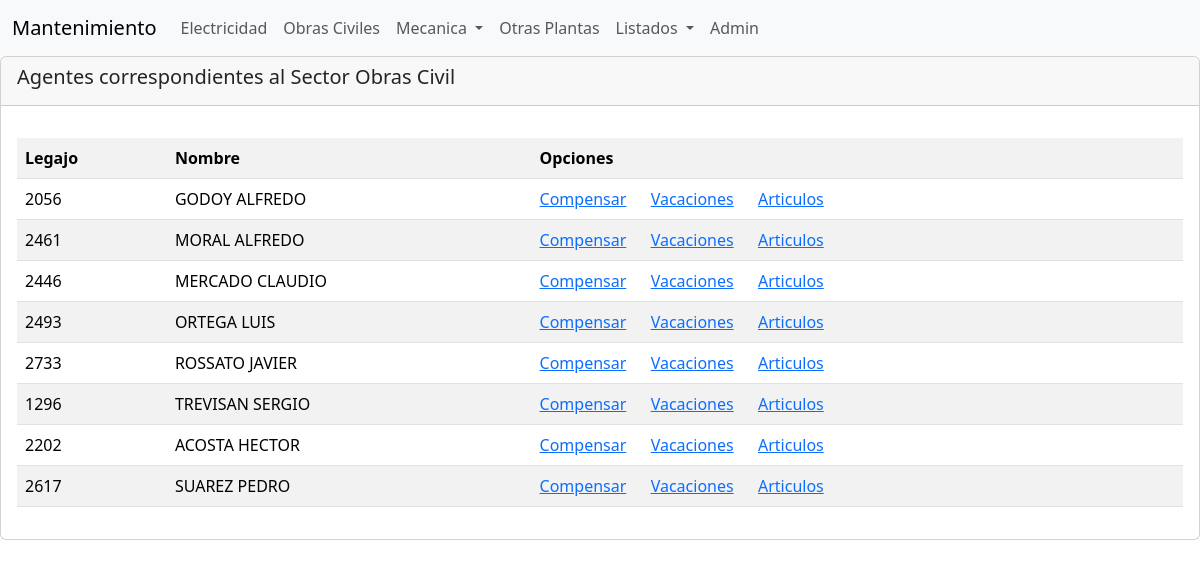
Page /obraCivil on the committed database.
### Agentes/models.py (models this page shows, shortened)
class Agente(models.Model):
    legajo = models.CharField(primary_key=True, max_length=4)
    nombre = models.CharField(max_length=50)
    area = models.ForeignKey(Area,null=True,blank=True,on_delete=models.CASCADE)

### Agentes/views.py (the view)
# urls.py: path('obraCivil', views.obraCivil),
def obraCivil(request):
    listagentes = Agente.objects.filter(area=9)
    return render(request, "obraCivil.html", {"agentes":listagentes})

### Agentes/Templates/obraCivil.html
{% extends "./base.html" %}
{% block content %}
        <h5>Agentes correspondientes al Sector Obras Civil</h5>
{% endblock %}
{% block body %}
  <div class="d-flex justify-content-center">
    <table class="table table-striped">
        <tr >
          <th>Legajo</th>
          <th>Nombre</th>
          <th>Opciones</th>
        </tr>
          {% for c in agentes %}
          <tr>
          <td>{{c.legajo}}</td>
          <td>{{c.nombre}}</td>
          <td><a href="compensatorios/{{c.legajo}}">Compensar</a> &emsp;
              <a href="vacaciones/{{c.legajo}}">Vacaciones</a> &emsp;
              <a href="articulos/{{c.legajo}}">Articulos</a></td>
        </tr>
          {% endfor %}
    </table>
</div>
{% endblock %}

### Agentes/Templates/base.html (shortened to what this page needs)
<!DOCTYPE html>
<html lang="en">
<head>
    {% load static %}
    <link href="https://cdn.jsdelivr.net/npm/bootstrap@5.3.3/dist/css/bootstrap.min.css" rel="stylesheet">
    <link href="{% static 'fontawesomefree/css/fontawesome.css' %}" rel="stylesheet" type="text/css">
    <link href="{% static 'fontawesomefree/css/brands.css' %}" rel="stylesheet" type="text/css">
    <link href="{% static 'fontawesomefree/css/solid.css' %}" rel="stylesheet" type="text/css">
    <nav class="navbar navbar-expand-lg bg-body-tertiary">
        <div class="container-fluid">
          <a class="navbar-brand" href="#">Mantenimiento</a>
          <div class="collapse navbar-collapse" id="navbarNavAltMarkup">
            <div class="navbar-nav">
              <a class="nav-link" href="/electricidad#">Electricidad</a>
              <a class="nav-link" href="/obraCivil">Obras Civiles</a>
                  <li class="nav-item dropdown">
                    <a class="nav-link dropdown-toggle" href="#" id="navbarDarkDropdownMenuLink" role="button" data-bs-toggle="dropdown" aria-expanded="false">
                      Mecanica
                    </a>
                  </li>
                  <a class="nav-link" href="/otrasPlantas">Otras Plantas</a>
                  <li class="nav-item dropdown">
                    <a class="nav-link dropdown-toggle" href="#" id="navbarDarkDropdownMenuLink" role="button" data-bs-toggle="dropdown" aria-expanded="false">
                     Listados
                    </a>
                  </li>
                  <a class="nav-link" href="/admin/">Admin</a>
            </div>
          </div>
        </div>
      </nav>
</head>
<body>
  <div class="card w50">
    <div class="card-header">
    {% block content %}
    {% endblock %}
    </div>
    <div class="card-body">
      {% block body %}
      {% endblock %}
    </div>
  </div>
</body>
</html>

### rows in the picture
Agente: legajo "2056", nombre "GODOY ALFREDO"
Agente: legajo "2461", nombre "MORAL ALFREDO"
Agente: legajo "2446", nombre "MERCADO CLAUDIO"
Agente: legajo "2493", nombre "ORTEGA LUIS"
Agente: legajo "2733", nombre "ROSSATO JAVIER"
Agente: legajo "1296", nombre "TREVISAN SERGIO"
Agente: legajo "2202", nombre "ACOSTA HECTOR"
Agente: legajo "2617", nombre "SUAREZ PEDRO"
